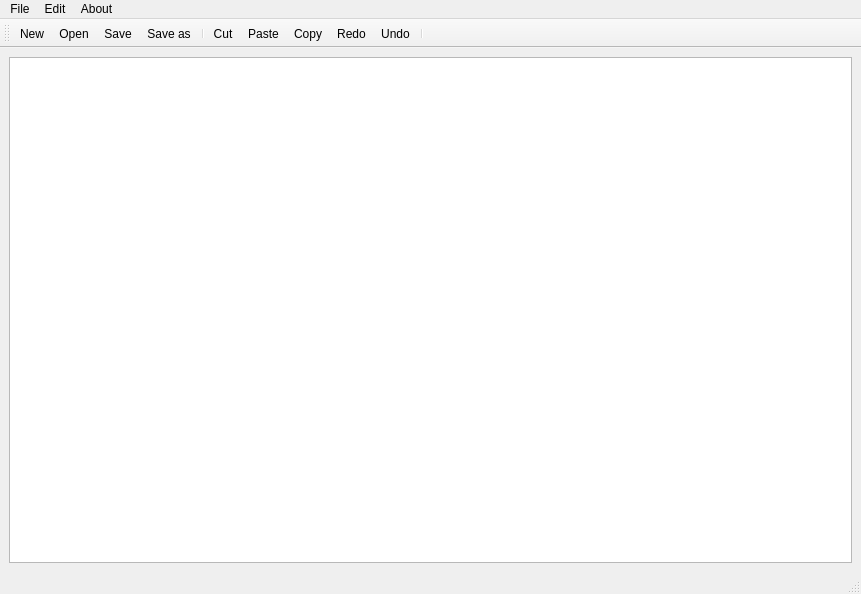
<?xml version="1.0" encoding="UTF-8"?>
<ui version="4.0">
 <class>MainWindow</class>
 <widget class="QMainWindow" name="MainWindow">
  <property name="geometry">
   <rect>
    <x>0</x>
    <y>0</y>
    <width>861</width>
    <height>594</height>
   </rect>
  </property>
  <property name="windowTitle">
   <string>MainWindow</string>
  </property>
  <widget class="QWidget" name="centralwidget">
   <layout class="QHBoxLayout" name="horizontalLayout">
    <item>
     <widget class="QTextEdit" name="textEdit"/>
    </item>
   </layout>
  </widget>
  <widget class="QMenuBar" name="menubar">
   <property name="geometry">
    <rect>
     <x>0</x>
     <y>0</y>
     <width>861</width>
     <height>26</height>
    </rect>
   </property>
   <widget class="QMenu" name="menuFile">
    <property name="title">
     <string>File</string>
    </property>
    <addaction name="actionNew"/>
    <addaction name="actionOpen"/>
    <addaction name="separator"/>
    <addaction name="actionSave"/>
    <addaction name="actionSave_as"/>
   </widget>
   <widget class="QMenu" name="menuEdit">
    <property name="title">
     <string>Edit</string>
    </property>
    <addaction name="actionCut"/>
    <addaction name="actionCopy"/>
    <addaction name="actionPaste"/>
    <addaction name="separator"/>
    <addaction name="actionRedo"/>
    <addaction name="actionUndo"/>
    <addaction name="separator"/>
    <addaction name="actionFont"/>
    <addaction name="actionColor"/>
    <addaction name="actionBackground_Color"/>
    <addaction name="actionBackground_Color_2"/>
   </widget>
   <widget class="QMenu" name="menuAbout">
    <property name="title">
     <string>About</string>
    </property>
    <addaction name="actionAbout_NotePad"/>
   </widget>
   <addaction name="menuFile"/>
   <addaction name="menuEdit"/>
   <addaction name="menuAbout"/>
  </widget>
  <widget class="QStatusBar" name="statusbar"/>
  <widget class="QToolBar" name="toolBar">
   <property name="windowTitle">
    <string>toolBar</string>
   </property>
   <attribute name="toolBarArea">
    <enum>TopToolBarArea</enum>
   </attribute>
   <attribute name="toolBarBreak">
    <bool>false</bool>
   </attribute>
   <addaction name="actionNew"/>
   <addaction name="actionOpen"/>
   <addaction name="actionSave"/>
   <addaction name="actionSave_as"/>
   <addaction name="separator"/>
   <addaction name="actionCut"/>
   <addaction name="actionPaste"/>
   <addaction name="actionCopy"/>
   <addaction name="actionRedo"/>
   <addaction name="actionUndo"/>
   <addaction name="separator"/>
  </widget>
  <action name="actionNew">
   <property name="icon">
    <iconset resource="Resource.qrc">
     <normaloff>:/rec/img/Icon_New.png</normaloff>:/rec/img/Icon_New.png</iconset>
   </property>
   <property name="text">
    <string>New</string>
   </property>
  </action>
  <action name="actionOpen">
   <property name="icon">
    <iconset resource="Resource.qrc">
     <normaloff>:/rec/img/Icon_Open.png</normaloff>:/rec/img/Icon_Open.png</iconset>
   </property>
   <property name="text">
    <string>Open</string>
   </property>
  </action>
  <action name="actionSave">
   <property name="icon">
    <iconset resource="Resource.qrc">
     <normaloff>:/rec/img/Icon_Save.png</normaloff>:/rec/img/Icon_Save.png</iconset>
   </property>
   <property name="text">
    <string>Save</string>
   </property>
  </action>
  <action name="actionSave_as">
   <property name="icon">
    <iconset resource="Resource.qrc">
     <normaloff>:/rec/img/Icon_SaveAs.png</normaloff>:/rec/img/Icon_SaveAs.png</iconset>
   </property>
   <property name="text">
    <string>Save as</string>
   </property>
  </action>
  <action name="actionCut">
   <property name="icon">
    <iconset resource="Resource.qrc">
     <normaloff>:/rec/img/Icon_Cut.png</normaloff>:/rec/img/Icon_Cut.png</iconset>
   </property>
   <property name="text">
    <string>Cut</string>
   </property>
  </action>
  <action name="actionPaste">
   <property name="icon">
    <iconset resource="Resource.qrc">
     <normaloff>:/rec/img/Icon_Paste.png</normaloff>:/rec/img/Icon_Paste.png</iconset>
   </property>
   <property name="text">
    <string>Paste</string>
   </property>
  </action>
  <action name="actionCopy">
   <property name="icon">
    <iconset resource="Resource.qrc">
     <normaloff>:/rec/img/Icon_Copy.png</normaloff>:/rec/img/Icon_Copy.png</iconset>
   </property>
   <property name="text">
    <string>Copy</string>
   </property>
  </action>
  <action name="actionRedo">
   <property name="icon">
    <iconset resource="Resource.qrc">
     <normaloff>:/rec/img/Icon_Do.png</normaloff>:/rec/img/Icon_Do.png</iconset>
   </property>
   <property name="text">
    <string>Redo</string>
   </property>
  </action>
  <action name="actionUndo">
   <property name="icon">
    <iconset resource="Resource.qrc">
     <normaloff>:/rec/img/Icon_Undo.png</normaloff>:/rec/img/Icon_Undo.png</iconset>
   </property>
   <property name="text">
    <string>Undo</string>
   </property>
  </action>
  <action name="actionAbout_NotePad">
   <property name="text">
    <string>About NotePad</string>
   </property>
  </action>
  <action name="actionFont">
   <property name="text">
    <string>Font</string>
   </property>
  </action>
  <action name="actionColor">
   <property name="text">
    <string>Color</string>
   </property>
  </action>
  <action name="actionBackground_Color">
   <property name="text">
    <string>Background Text Color</string>
   </property>
  </action>
  <action name="actionBackground_Color_2">
   <property name="text">
    <string>Background Color</string>
   </property>
  </action>
 </widget>
 <resources>
  <include location="Resource.qrc"/>
 </resources>
 <connections/>
</ui>
